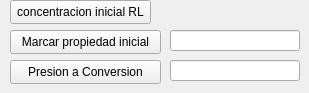
      <widget class="QWidget" name="calculos_cd_g">
       <attribute name="title">
        <string>Concentración Gases</string>
       </attribute>
       <widget class="QPushButton" name="conversion_gas_epsilon_a">
        <property name="geometry">
         <rect>
          <x>10</x>
          <y>60</y>
          <width>151</width>
          <height>24</height>
         </rect>
        </property>
        <property name="text">
         <string>Presion a Conversion</string>
        </property>
       </widget>
       <widget class="QPushButton" name="concentracion_irl_btn">
        <property name="geometry">
         <rect>
          <x>10</x>
          <y>0</y>
          <width>141</width>
          <height>24</height>
         </rect>
        </property>
        <property name="text">
         <string>concentracion inicial RL</string>
        </property>
       </widget>
       <widget class="QLineEdit" name="conversion_reactivo_limitante_dc_edit_3">
        <property name="geometry">
         <rect>
          <x>170</x>
          <y>60</y>
          <width>130</width>
          <height>21</height>
         </rect>
        </property>
       </widget>
       <widget class="QLineEdit" name="otra_propiedad_inicial_edit">
        <property name="geometry">
         <rect>
          <x>170</x>
          <y>30</y>
          <width>130</width>
          <height>21</height>
         </rect>
        </property>
       </widget>
       <widget class="QPushButton" name="marcar_propiedad_inicial_btn">
        <property name="geometry">
         <rect>
          <x>10</x>
          <y>30</y>
          <width>151</width>
          <height>24</height>
         </rect>
        </property>
        <property name="text">
         <string>Marcar propiedad inicial</string>
        </property>
       </widget>
      </widget>
